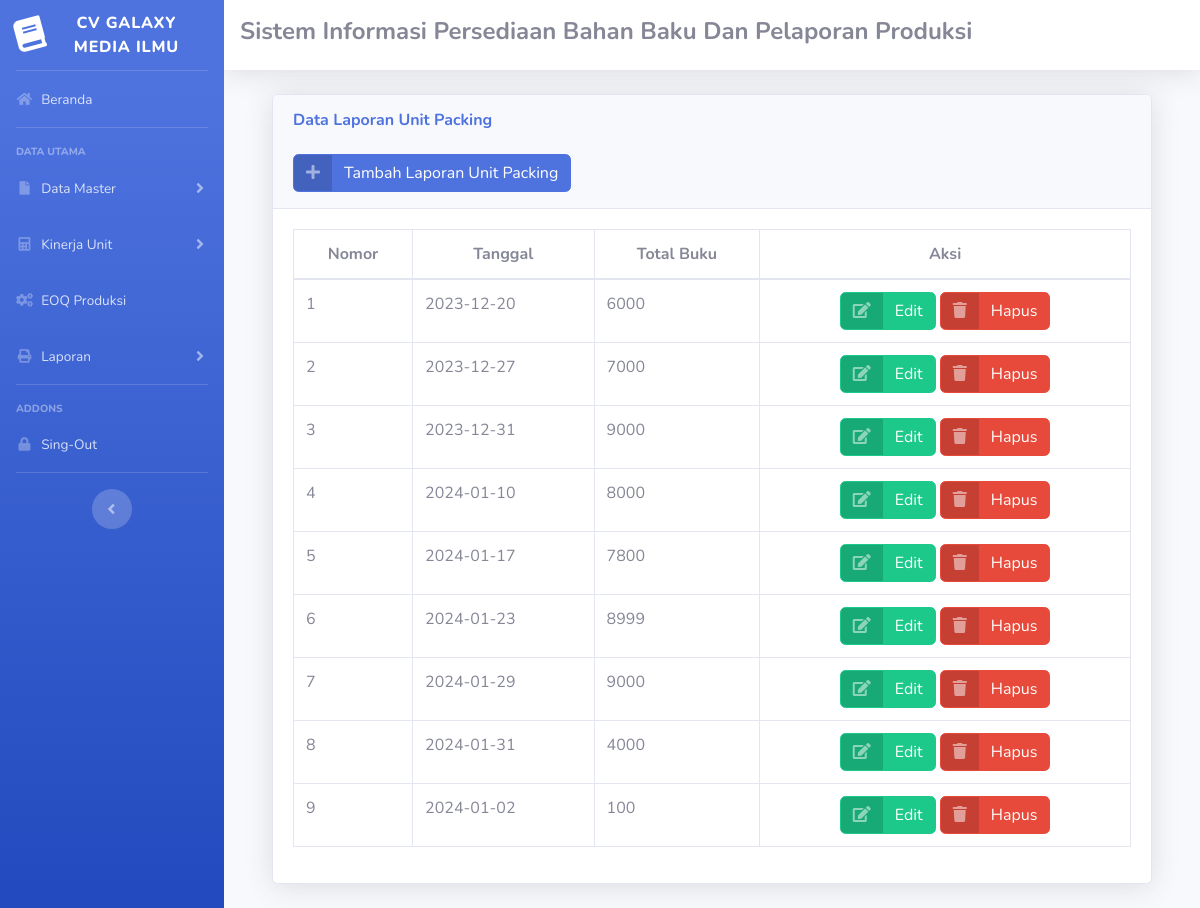
Screenshot of /s_admin.php?url=unit_packing with the database file from the repository.
### tables this page shows
CREATE TABLE `unit_packing` (
  `id` int NOT NULL,
  `id_spk` int NOT NULL,
  `id_unit_kerja` int NOT NULL,
  `shift_kerja` varchar(100) NOT NULL,
  `tanggal` date NOT NULL,
  `total_buku` int NOT NULL
);

### unit_packing.php (the view, shortened to what this page needs)
<!DOCTYPE html PUBLIC "-//W3C//DTD XHTML 1.0 Transitional//EN" "http://www.w3.org/TR/xhtml1/DTD/xhtml1-transitional.dtd">
<html xmlns="http://www.w3.org/1999/xhtml">
<head>
</head>
<body>
<div class="container-fluid">
    <div class="card shadow mb-4">
        <div class="card-header py-3">
            <h6 class="m-0 font-weight-bold text-primary">Data Laporan Unit Packing</h6>
            <br>
            <a href="s_admin.php?url=tambah_packing" class="btn btn-primary btn-icon-split">
                <span class="icon text-white-50">
                    <i class="fas fa-plus"></i>
                </span>
                <span class="text">Tambah Laporan Unit Packing</span>
            </a>
        </div>
        <div class="card-body">
            <div class="table-responsive">
                <table class="table table-bordered" id="dataTable" width="100%" cellspacing="0">
                    <thead>
                        <tr class="text-center">
                            <th>Nomor</th>
                            <th>Tanggal</th>
                            <th>Total Buku</th>
                            <th>Aksi</th>
                        </tr>
                    </thead>
                    <tbody>
                        <?php
                        require 'koneksi.php';
                        $sql = "SELECT * FROM unit_packing";
                        $result = mysqli_query($conn, $sql);
                        $data = mysqli_fetch_all($result, MYSQLI_ASSOC);
                        $nomor = 1;
                        foreach ($data as $row) {
                        ?>
                        <tr>
                            <td><?php echo $nomor++; ?></td>
                            <td><?php echo $row['tanggal']; ?></td>
                            <td><?php echo $row['total_buku']; ?></td>
                            <td class="text-center">
                                <a href="s_admin.php?url=edit_packing&id=<?php echo $row['id']; ?>" class="btn btn-success btn-icon-split">
                                    <span class="icon text-white-50">
                                        <i class="fas fa-edit"></i>
                                    </span>
                                    <span class="text">Edit</span>
                                </a>
                                <a href="hapus_packing.php?id=<?php echo $row['id']; ?>" class="btn btn-danger btn-icon-split" onclick="return confirm('yakin hapus')">
                                    <span class="icon text-white-50">
                                        <i class="fas fa-trash"></i>
                                    </span>
                                    <span class="text">Hapus</span>
                                </a>
                            </td>
                        </tr>
                        <?php
                        }
                        ?>
                    </tbody>
                </table>
            </div>
        </div>
    </div>
</div>
</body>
</html>

### rows the page displays
unit_packing: tanggal "2023-12-20", total_buku "6000"
unit_packing: tanggal "2023-12-27", total_buku "7000"
unit_packing: tanggal "2023-12-31", total_buku "9000"
unit_packing: tanggal "2024-01-10", total_buku "8000"
unit_packing: tanggal "2024-01-17", total_buku "7800"
unit_packing: tanggal "2024-01-23", total_buku "8999"
unit_packing: tanggal "2024-01-29", total_buku "9000"
unit_packing: tanggal "2024-01-31", total_buku "4000"
unit_packing: tanggal "2024-01-02", total_buku "100"
